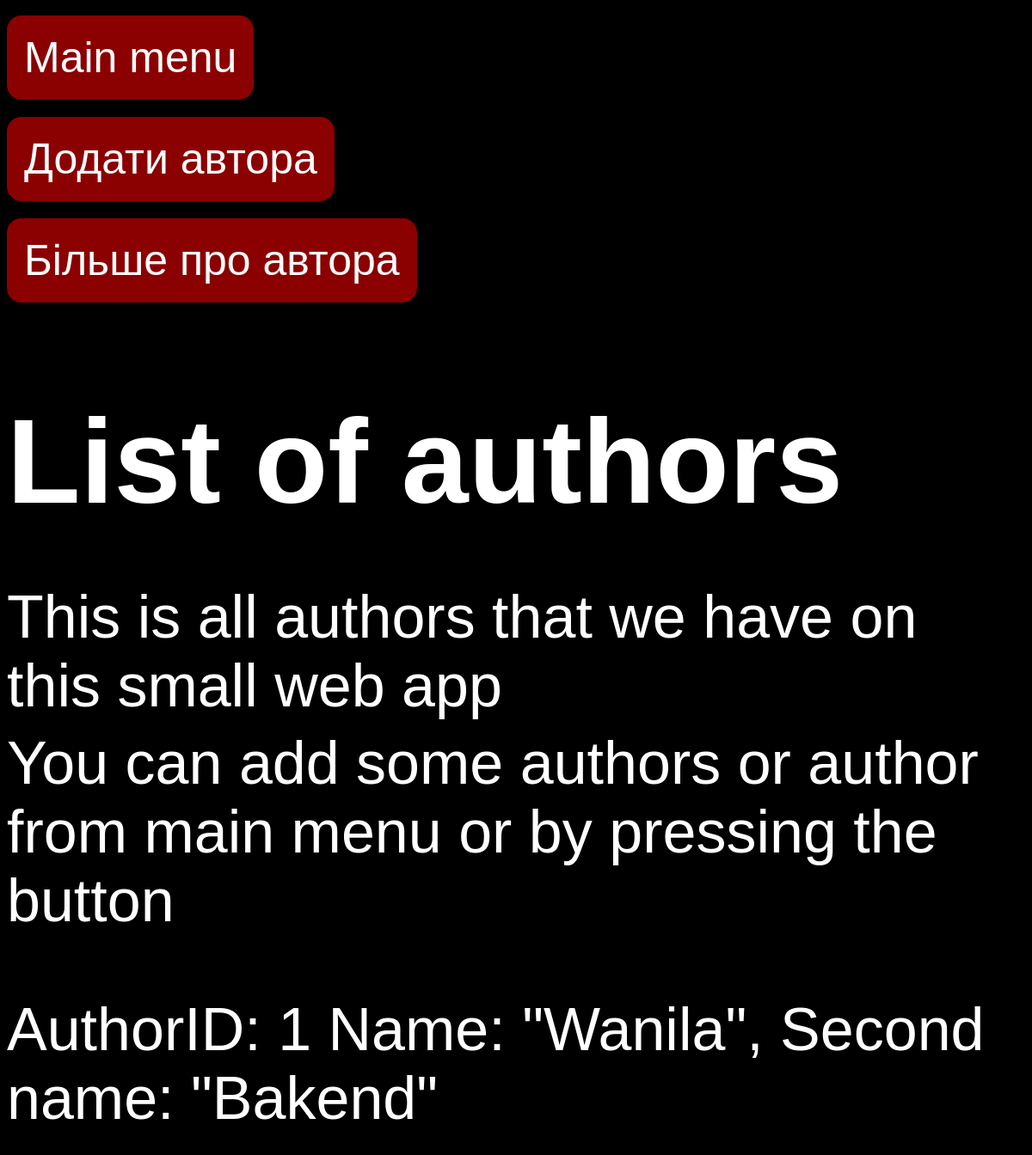
The page /author/list/ on the database as committed earlier.
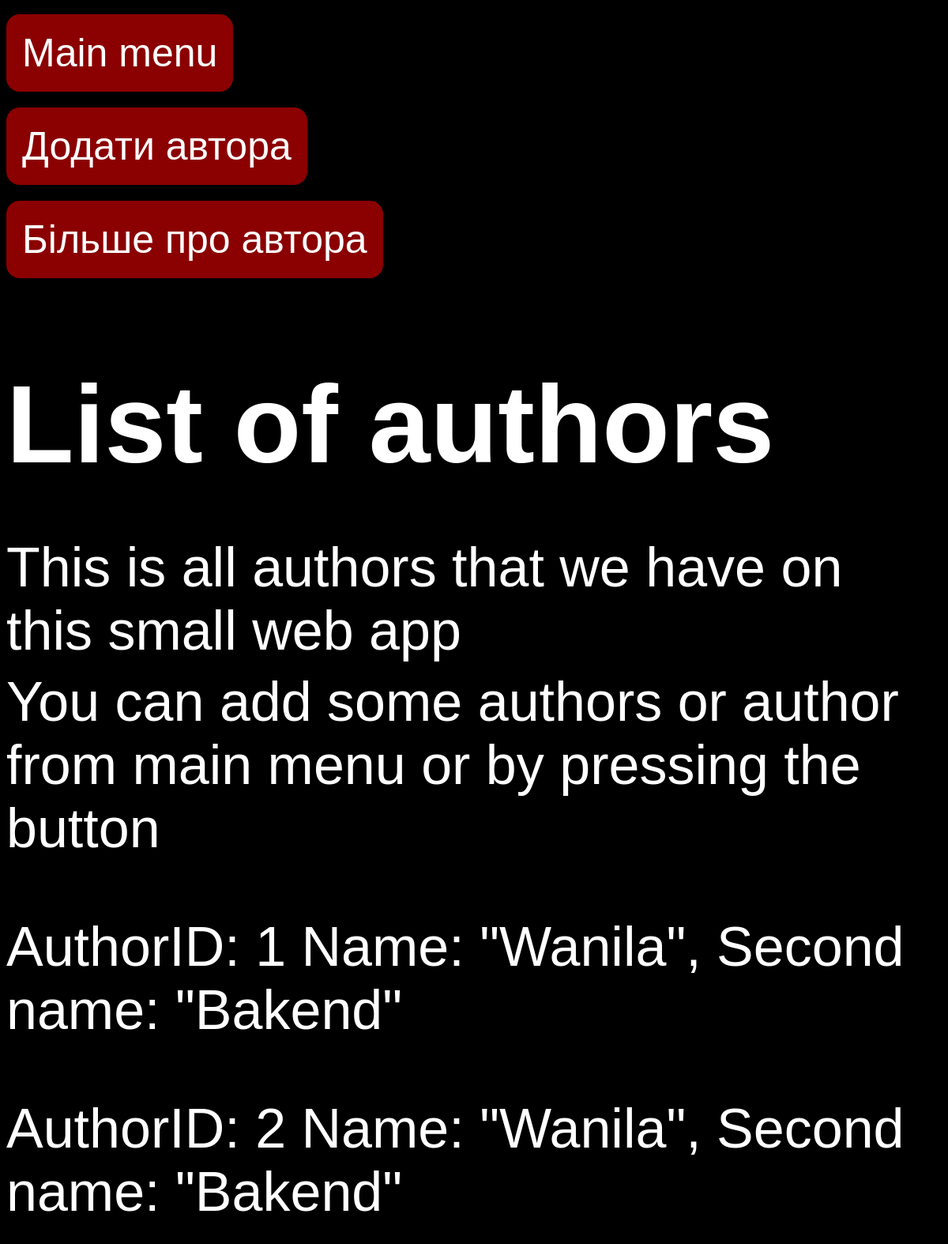
The same page on the database as committed later.
### DB/modals.py (models this page shows)
class DBAuthor(Base):
    __tablename__ = "author"
    id = Column(Integer, primary_key=True, index=True)
    name = Column(String(64), nullable=False)
    second_name = Column(String(64), nullable=False)
    info = Column(String, nullable=True)

### main.py (the view)
@app.get("/author/list/")
def authorlist(request:Request, skip: int=0 , limit: int=50, db:Session = Depends(get_db)):
    authors = crud.get_authors(db, skip=skip, limit=limit)
    return template.TemplateResponse("authorlist.html", {'request': request, 'authors': authors})

### templates/authorlist.html (shortened to what this page needs)
<!DOCTYPE html>
<html lang="en">
<head>
    <link href="/CSS/style.css" rel="stylesheet">
</head>
<body>
    <form action="/" method="get"><button type="submit" class="GroupMain">Main menu</button></form>
    <form action="/author/add/ask/" method="get"><button type="submit" class="GroupMain">Додати автора</button></form>
    <form action="/author/get/ask/" method="get"><button type="submit" class="GroupMain">Більше про автора</button></form>
    <h1>List of authors</h1>
    <p class="GroupC">This is all authors that we have on this small web app</p>
    <p class="GroupB">You can add some authors or author from main menu or by pressing the button</p>
    {% for author in authors %}
        <p> AuthorID: {{author.id}} Name: "{{author.name}}", Second name: "{{author.second_name}}"</p>
    {% endfor %}
</body>
</html>

### CSS/style.css (style rules this page uses)
body { background-color: black; color: white; font-size: 70px; }
p.GroupB { margin-top: 10px; }
p.GroupC { margin-top: 10px; margin-bottom: 10px; }
body { font-family: Arial, sans-serif; }
h1 { margin-bottom: 60px; }
button { padding: 10px 20px; border: darkred; border-radius: 17px; background-color: darkred; color: white; cursor: pointer; }
button.GroupMain { padding-top: 20px; padding-bottom: 20px; border: darkred; border-radius: 17px; background-color: darkred; color: white; cursor: pointer; font-size: 50px; margin-top: 10px; margin-bottom: 10px; display: inline-flex; }

Rows that differ between the two databases and show on the page:
added DBAuthor: id "2", name "Wanila", second_name "Bakend"
